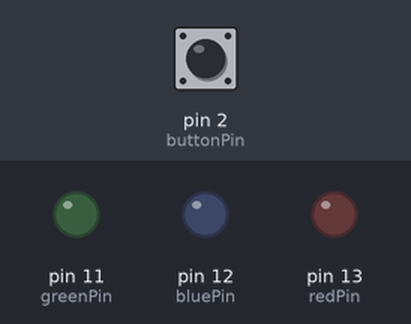
The sketch below on a simulated Arduino Uno, built with avr-gcc and run on an emulated ATmega328P. On the bench: output pins drawn as LEDs (lit = HIGH). Inputs (shaded band) come from the test bench; at power-on: pin 2 (buttonPin) HIGH.

Above: at 1.2 s.
1.3 s: pin 2 (buttonPin) pulled LOW for 3.2 s
At 1.9 s:
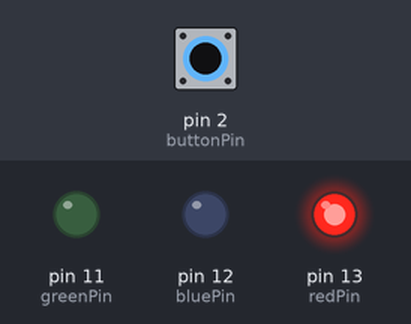
6.0 s: pin 2 (buttonPin) driven LOW
At 8.7 s:
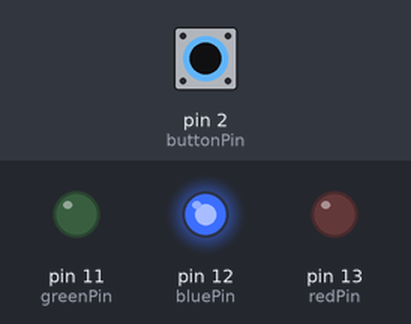
9.0 s: pin 2 (buttonPin) driven HIGH
At 10.2 s:
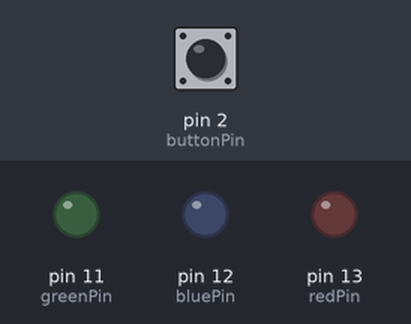
Timing chart, 0 to 12.0 s (numbered marks = the images above; inputs shaded):
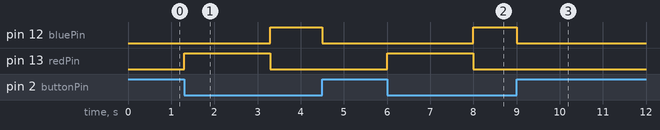

Measured:
- after the input at 1.3 s, pin 12 (bluePin): LOW → HIGH after 2.0 s, → LOW 1.2 s later; pin 13 (redPin): LOW → HIGH at once, → LOW 2.0 s later
- after the input at 6.0 s, pin 12 (bluePin): LOW → HIGH after 2.0 s; pin 13 (redPin): LOW → HIGH at once, → LOW 2.0 s later
- after the input at 9.0 s, pin 11 (greenPin): stays LOW (without the input it goes to HIGH after 1.0 s); pin 13 (redPin): stays LOW (without the input it goes to HIGH after 3.0 s)

The sketch:

3led-hold.ino
```cpp
// 3led-hold — HOLD the button to cycle the LEDs, RELEASE to stop instantly.
//
// while the button is held: red -> blue -> green cycle, 2s each.
// the moment you let go: all LEDs go off immediately.
//
// stays instant because loop() never blocks on delay() — it checks the button
// every pass and uses millis() to time the color changes (the day-1 pattern).
//
// button wiring: one leg -> pin 2, diagonal leg -> GND. internal pull-up,
// so a pressed button reads LOW.

const int redPin    = 13;   // red LED (also lights the on-board LED)
const int bluePin   = 12;   // blue LED
const int greenPin  = 11;   // green LED
const int buttonPin = 2;    // pushbutton

const unsigned long interval = 2000;   // ms each color stays on

unsigned long phaseStart = 0;   // when the current color started
int phase = 0;                  // 0 = red, 1 = blue, 2 = green

void setup() {
  pinMode(redPin, OUTPUT);
  pinMode(bluePin, OUTPUT);
  pinMode(greenPin, OUTPUT);
  pinMode(buttonPin, INPUT_PULLUP);
}

void loop() {
  if (digitalRead(buttonPin) == LOW) {           // held -> cycle the colors
    if (millis() - phaseStart >= interval) {     // time for the next color?
      phaseStart = millis();
      phase = (phase + 1) % 3;                    // red -> blue -> green -> red
    }
    digitalWrite(redPin,   phase == 0 ? HIGH : LOW);
    digitalWrite(bluePin,  phase == 1 ? HIGH : LOW);
    digitalWrite(greenPin, phase == 2 ? HIGH : LOW);
  } else {                                        // released -> all off, reset to red
    digitalWrite(redPin, LOW);
    digitalWrite(bluePin, LOW);
    digitalWrite(greenPin, LOW);
    phase = 0;
    phaseStart = millis();
  }
}
```
